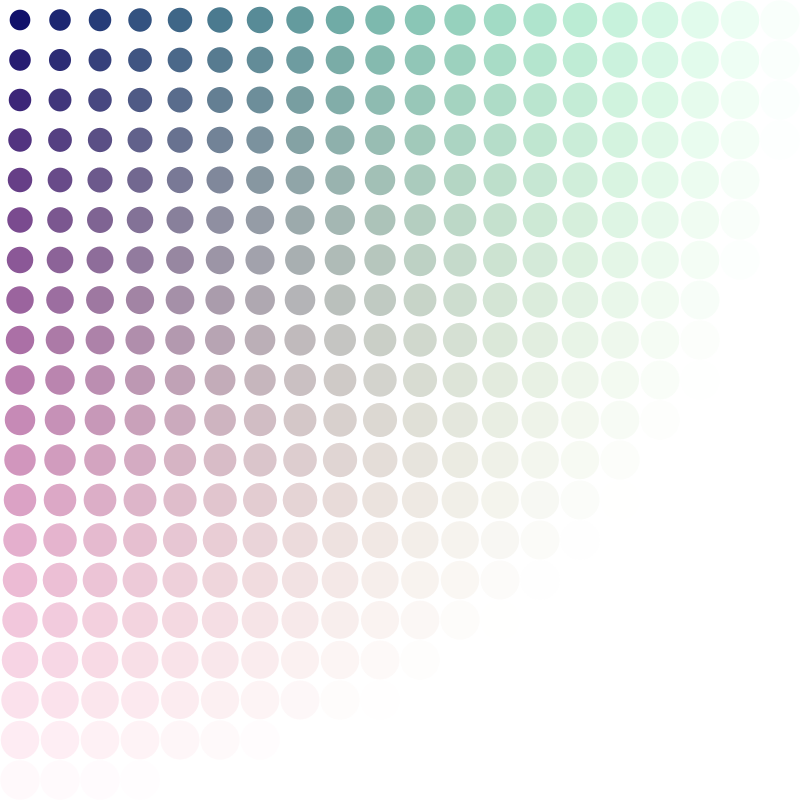
Frame 1 (no input)
Frame 60 (the mouse pressed at the canvas centre just before this capture): identical to frame 1, image omitted
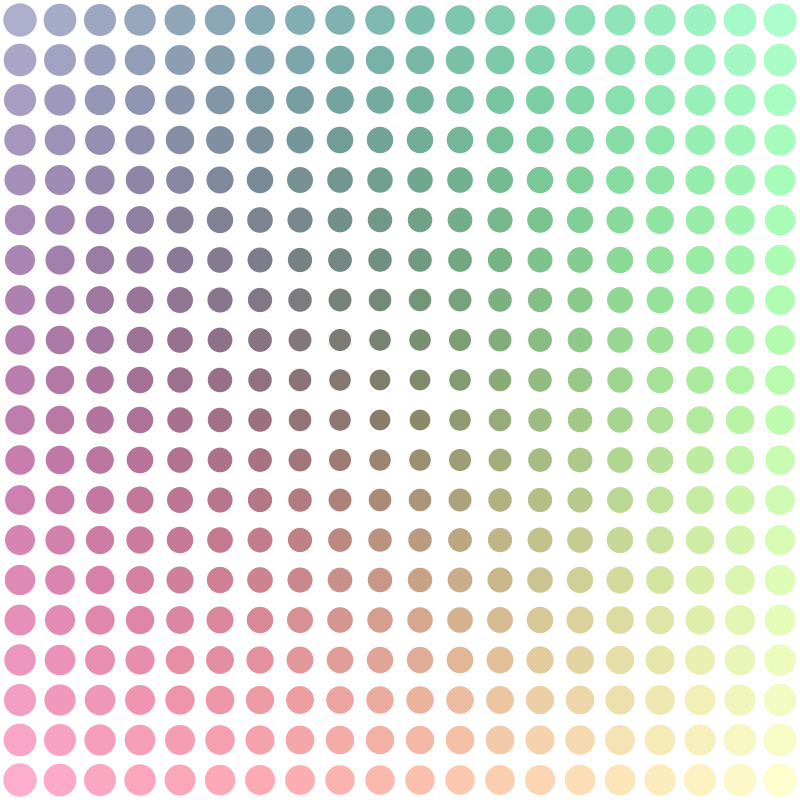
Frame 120 (the mouse held since frame 60 and released just before this capture)

The Processing sketch that drew these frames (run headless with seeded random() and noise(); from frame 60 on, the mouse is pressed at the canvas centre):

// Processing sketch: week_5_pattern_with_nested_for_loops
// ── week_5_pattern_with_nested_for_loops.pde
void setup(){
  size(800, 800);
  
  noStroke();
}

void draw(){
  background(255);
  int numCircles = 20; //able to change this
  
  int size = width/numCircles;
  
  for(int i = size/2; i<width; i+= width/numCircles){
    for(int j = size/2; j<height; j+=height/numCircles){
      int g = int(map(i, 0, width, 0, 255));
      int r = int(map(j, 0, height, 0, 255));
      
      float d = dist(mouseX, mouseY, i, j); //important that this is local var bc you want it to change when its inside loop
    
      float s = map(d, 0, width, 20, 40); 
      
      float o = map(d, 0, width, 255, 0);
      //change opacity of ellipse based on mouse distance
      
      fill(r, g, 100, o);
      ellipse(i, j, s, s);
    
    }
  }
}
